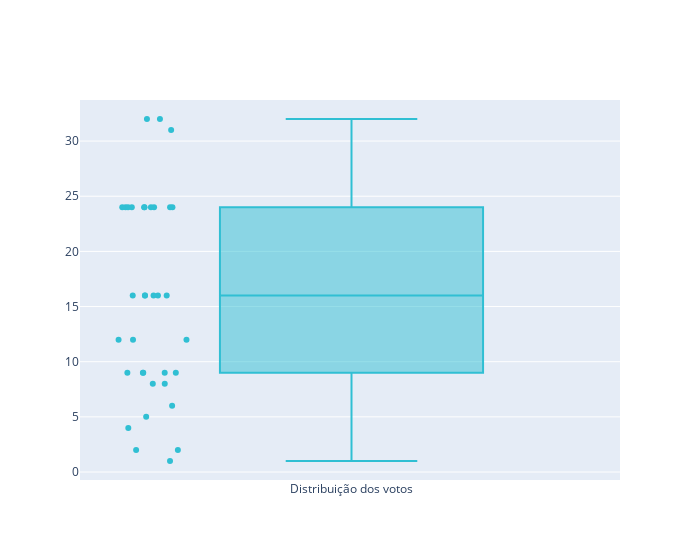

Here is the notebook cell this chart was saved with:
### Code cell
df = top_50_with_mautic_mail[
    (top_50_with_mautic_mail['mautic_email'] != 'empty') &
    (top_50_with_mautic_mail['mautic_email'] != 'ricabras@gmail.com') &
    (top_50_with_mautic_mail['mautic_email'] != 'admin@mail.com') &
    (top_50_with_mautic_mail['mautic_email'] != 'ricardo@cidadedemocratica.org.br')
]

fig = go.Figure(data=go.Box(name='Distribuição dos votos', y=df['votos'], boxpoints='all', marker_color='#30bfd3'), layout={'title':{'text': '', 'x': 0.5,
                                 'font': {'size': 20, 'color': '#ff3e72', 'family': 'Times New Roman'}},  
                        'width': 700,
                        'legend': {
                            'font': {'size': 15, 'color': '#000'},
                            'y': 0.8
                        },
                       }
                    )


df = top_50_with_mautic_mail[
    (top_50_with_mautic_mail['mautic_email'] != 'empty') &
    (top_50_with_mautic_mail['mautic_email'] != 'ricabras@gmail.com') &
    (top_50_with_mautic_mail['mautic_email'] != 'admin@mail.com') &
    (top_50_with_mautic_mail['mautic_email'] != 'ricardo@cidadedemocratica.org.br')
]


fig.update_layout(yaxis_zeroline=False)
fig.show()

### Figure 1 — Plotly figure (JSON) as saved in the notebook; plotly's stock layout.template omitted (floating-point values rounded to 4 significant figures)
{"data": [{"boxpoints": "all", "marker": {"color": "#30bfd3"}, "name": "Distribuição dos votos", "type": "box", "y": [32, 32, 31, 24, 24, 24, 24, 24, 24, 24, 24, 24, 24, 16, 16, 16, 16, 16, 16, 12, 12, 12, 9, 9, 9, 9, 9, 8, 8, 6, 5, 4, 2, 2, 1]}], "layout": {"legend": {"font": {"color": "#000", "size": 15}, "y": 0.8}, "title": {"font": {"color": "#ff3e72", "family": "Times New Roman", "size": 20}, "text": "", "x": 0.5}, "width": 700, "yaxis": {"zeroline": false}}}
